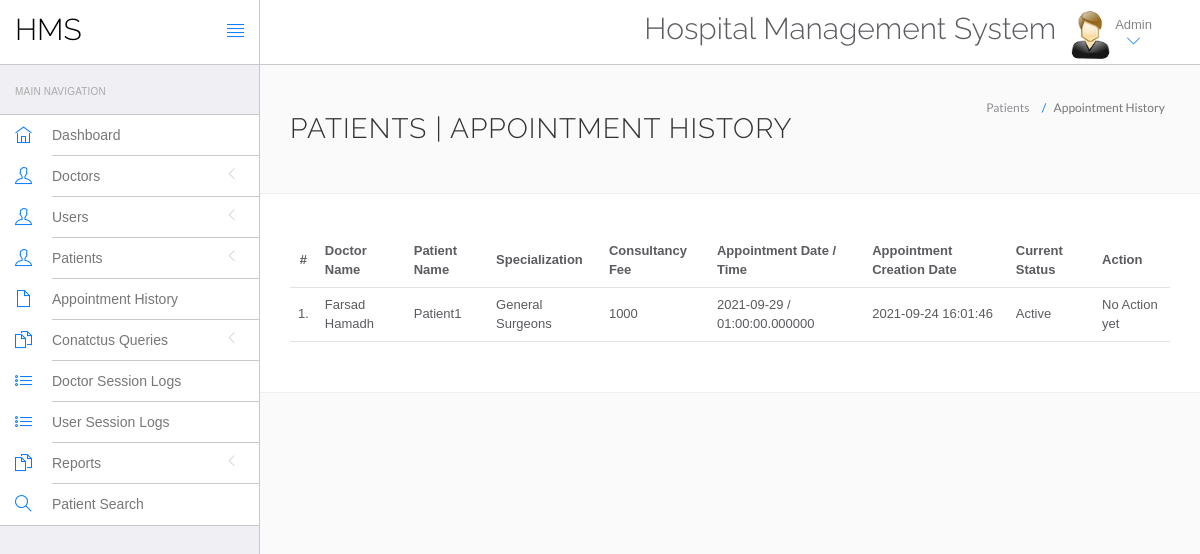
Page /WEB app development/System/Wintan Hospital Web Application/hms/admin/appointment-history.php (signed in) on the committed database.
### tables this page shows
CREATE TABLE `appointment` (
  `id` int(11) NOT NULL,
  `doctorSpecialization` varchar(255) NOT NULL,
  `doctorId` int(11) NOT NULL,
  `userId` int(11) NOT NULL,
  `consultancyFees` int(11) NOT NULL,
  `appointmentDate` date NOT NULL,
  `appointmentTime` time(6) NOT NULL,
  `postingDate` timestamp NOT NULL DEFAULT current_timestamp(),
  `userStatus` int(11) NOT NULL,
  `doctorStatus` int(11) NOT NULL,
  `updationDate` timestamp NOT NULL DEFAULT current_timestamp() ON UPDATE current_timestamp()
);

CREATE TABLE `doctors` (
  `id` int(11) NOT NULL,
  `specilization` varchar(255) NOT NULL,
  `doctorName` varchar(255) NOT NULL,
  `address` longtext NOT NULL,
  `docFees` varchar(255) NOT NULL,
  `contactno` int(10) NOT NULL,
  `docEmail` varchar(255) NOT NULL,
  `password` varchar(255) NOT NULL,
  `creationDate` timestamp NOT NULL DEFAULT current_timestamp(),
  `updationDate` timestamp NOT NULL DEFAULT current_timestamp() ON UPDATE current_timestamp()
);

CREATE TABLE `users` (
  `id` int(11) NOT NULL,
  `fullName` varchar(255) NOT NULL,
  `address` longtext NOT NULL,
  `city` varchar(255) NOT NULL,
  `gender` varchar(7) NOT NULL,
  `email` varchar(255) NOT NULL,
  `password` varchar(255) NOT NULL,
  `regDate` timestamp NOT NULL DEFAULT current_timestamp(),
  `updationDate` timestamp NOT NULL DEFAULT current_timestamp() ON UPDATE current_timestamp()
);

### WEB app development/System/Wintan Hospital Web Application/hms/admin/appointment-history.php (the view, shortened to what this page needs)
<?php
include('include/config.php');
?>
<!DOCTYPE html>
<html lang="en">
	<head>
		<link rel="stylesheet" href="vendor/bootstrap/css/bootstrap.min.css">
		<link rel="stylesheet" href="vendor/fontawesome/css/font-awesome.min.css">
		<link rel="stylesheet" href="vendor/themify-icons/themify-icons.min.css">
		<link href="vendor/animate.css/animate.min.css" rel="stylesheet" media="screen">
		<link href="vendor/perfect-scrollbar/perfect-scrollbar.min.css" rel="stylesheet" media="screen">
		<link href="vendor/switchery/switchery.min.css" rel="stylesheet" media="screen">
		<link href="vendor/bootstrap-touchspin/jquery.bootstrap-touchspin.min.css" rel="stylesheet" media="screen">
		<link href="vendor/select2/select2.min.css" rel="stylesheet" media="screen">
		<link href="vendor/bootstrap-datepicker/bootstrap-datepicker3.standalone.min.css" rel="stylesheet" media="screen">
		<link href="vendor/bootstrap-timepicker/bootstrap-timepicker.min.css" rel="stylesheet" media="screen">
		<link rel="stylesheet" href="assets/css/styles.css">
		<link rel="stylesheet" href="assets/css/plugins.css">
		<link rel="stylesheet" href="assets/css/themes/theme-1.css" id="skin_color" />
	</head>
	<body>
		<div id="app">
<?php include('include/sidebar.php');?>
			<div class="app-content">
					<?php include('include/header.php');?>
				<div class="main-content" >
					<div class="wrap-content container" id="container">
						<section id="page-title">
							<div class="row">
								<div class="col-sm-8">
									<h1 class="mainTitle">Patients  | Appointment History</h1>
																	</div>
								<ol class="breadcrumb">
									<li>
										<span>Patients </span>
									</li>
									<li class="active">
										<span>Appointment History</span>
									</li>
								</ol>
							</div>
						</section>
						<div class="container-fluid container-fullw bg-white">
									<div class="row">
								<div class="col-md-12">
									<table class="table table-hover" id="sample-table-1">
										<thead>
											<tr>
												<th class="center">#</th>
												<th class="hidden-xs">Doctor Name</th>
												<th>Patient Name</th>
												<th>Specialization</th>
												<th>Consultancy Fee</th>
												<th>Appointment Date / Time </th>
												<th>Appointment Creation Date  </th>
												<th>Current Status</th>
												<th>Action</th>
											</tr>
										</thead>
										<tbody>
<?php
$sql=mysqli_query($con,"select doctors.doctorName as docname,users.fullName as pname,appointment.*  from appointment join doctors on doctors.id=appointment.doctorId join users on users.id=appointment.userId ");
$cnt=1;
while($row=mysqli_fetch_array($sql))
{
?>
											<tr>
												<td class="center"><?php echo $cnt;?>.</td>
												<td class="hidden-xs"><?php echo $row['docname'];?></td>
												<td class="hidden-xs"><?php echo $row['pname'];?></td>
												<td><?php echo $row['doctorSpecialization'];?></td>
												<td><?php echo $row['consultancyFees'];?></td>
												<td><?php echo $row['appointmentDate'];?> / <?php echo
												 $row['appointmentTime'];?>
												</td>
												<td><?php echo $row['postingDate'];?></td>
												<td>
<?php if(($row['userStatus']==1) && ($row['doctorStatus']==1))
{
	echo "Active";
}
												?></td>
												<td >
												<div class="visible-md visible-lg hidden-sm hidden-xs">
							<?php if(($row['userStatus']==1) && ($row['doctorStatus']==1))
{
echo "No Action yet";
	 } else {
		echo "Canceled";
		} ?>
												</div>
												</td>
											</tr>
											<?php
$cnt=$cnt+1;
											 }?>
										</tbody>
									</table>
								</div>
							</div>
								</div>
					</div>
				</div>
			</div>
		</div>
	</body>
</html>

### WEB app development/System/Wintan Hospital Web Application/hms/admin/assets/css/themes/theme-1.css (style rules this page uses)
body { background: #FAFAFA; }

### rows in the picture
appointment: doctorId.doctorName "Farsad Hamadh", userId.fullName "Patient1", doctorSpecialization "General Surgeons", consultancyFees "1000", appointmentDate "2021-09-29", appointmentTime "01:00:00.000000", postingDate "2021-09-24 16:01:46", userStatus "Active"
